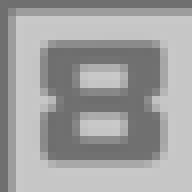
#> input picture asset/asset_tk/8.png, 24 x 24 px, found by its file name (shown 8 times larger)
$ python resize.py
#> lines starting #> are read from the running program, lines starting #| are printed output that depends on the picture
from PIL import Image
from pathlib import Path
import shutil

dir = 'asset_tk'
f = '8.png'

p = dir / Path(f)

image = Image.open(p)
#> image is the input picture: PIL image 24x24 RGBA; mean R, G, B, A 160.7, 160.7, 160.7, 255
new_image = image.resize((20, 20))
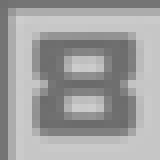
#> new_image: PIL image 20x20 RGBA (shown 8 times larger); mean R, G, B, A 160.8, 160.8, 160.8, 255
new_image.save(p)
